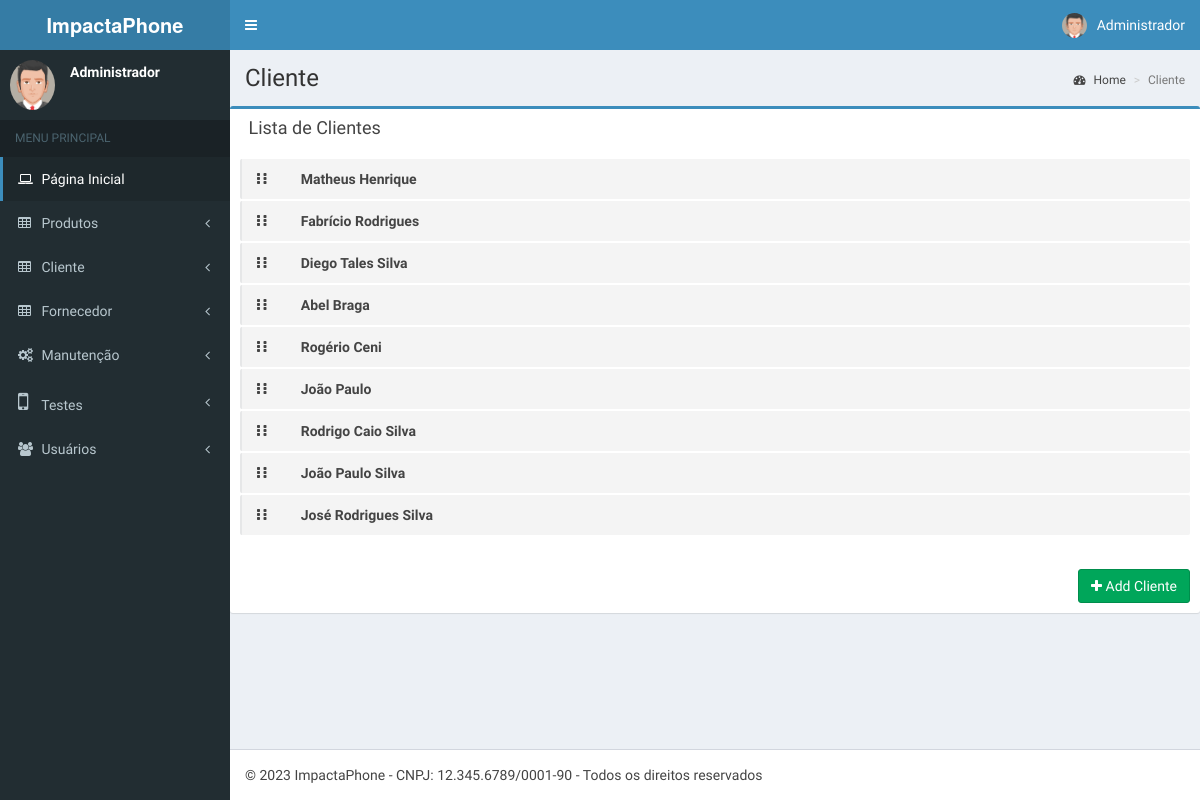
/interface/cliente/index.php (signed in), run on the app's committed database.
### tables this page shows
CREATE TABLE IF NOT EXISTS `cliente` (
  `idCliente` int NOT NULL AUTO_INCREMENT,
  `NomeCliente` varchar(100) NOT NULL,
  `EmailCliente` varchar(100) NOT NULL,
  `cpfCliente` text NOT NULL,
  `pedCliente` varchar(100) NOT NULL,
  `telCliente` varchar(100) NOT NULL,
  `statusCliente` int NOT NULL,
  `Usuario_idUsuario` int NOT NULL,
  `dataRegCliente` timestamp NOT NULL DEFAULT CURRENT_TIMESTAMP,
  PRIMARY KEY (`idCliente`)
);

### App/Models/connect.php (called while the page is built, shortened)
<?php
class Connect{
	var $localhost = "localhost";
	var $root = "root";
	var $passwd = "";
	public function __construct()
	{
		$this->SQL = mysqli_connect($this->localhost, $this->root, $this->passwd);
	}
}

### App/Models/cliente.class.php (the view, shortened to what this page needs)
<?php
require_once 'connect.php';
class Cliente extends Connect{
	function index($value, $perm){
     		$this->query = "SELECT * FROM `cliente` WHERE `statusCliente` = '$value'";
     		$this->result = mysqli_query($this->SQL, $this->query) or die ( mysqli_error($this->SQL));
     		if($this->result){
     			while ($row = mysqli_fetch_array($this->result)) {
             echo '<li>
                          <span class="handle">
                            <i class="fa fa-ellipsis-v"></i>
                            <i class="fa fa-ellipsis-v"></i>
                          </span>
                    <form class="label" name="ativ'.$row['idCliente'].'" action="../../App/Database/action.php" method="post">
                    <input type="hidden" name="id" id="id" value="'.$row['idCliente'].'">
                    <input type="hidden" name="tabela" id="tabela" value="cliente"></form>';
                    echo '
    <span class="text"> '.$row['NomeCliente'].' </span>
                      <div class="tools right">
                      <a href="editcliente.php?id='.$row['idCliente'].'"><i class="fa fa-edit"></i></a>
                    <a href="" data-toggle="modal" data-target="#myModal'.$row['idCliente'].'">';
                    echo '</a> </div>
    <div class="modal fade" id="myModal'.$row['idCliente'].'" tabindex="-1" role="dialog" aria-labelledby="myModalLabel">
    <form id="delFab'.$row['idCliente'].'" name="delFab'.$row['idCliente'].'" action="../../App/Database/delcliente.php" method="post" style="color:#000;">
      <div class="modal-dialog" role="document">
        <div class="modal-content">
          <div class="modal-header">
            <button type="button" class="close" data-dismiss="modal" aria-label="Close"><span aria-hidden="true">&times;</span></button>
            <h4 class="modal-title" id="myModalLabel">Você tem certeza que deseja excluir este item?</h4>
          </div>
          <div class="modal-body">
            Nome: '.$row['NomeCliente'].'
          </div>
          <input type="hidden" id="idCliente" name="idCliente" value="'.$row['idCliente'].'">
          <div class="modal-footer">
            <button type="submit" value="Cancelar" class="btn btn-default">Não</button>
            <button type="submit" name="update" value="Cadastrar" class="btn btn-primary">Sim</button>
          </div>
        </div>
      </div>
    </form>
    </div>
    </li>';
           }
     		}
   	}
}

### data on the page
cliente: NomeCliente "Matheus Henrique"
cliente: NomeCliente "Fabrício Rodrigues"
cliente: NomeCliente "Diego Tales Silva"
cliente: NomeCliente "Abel Braga"
cliente: NomeCliente "Rogério Ceni"
cliente: NomeCliente "João Paulo"
cliente: NomeCliente "Rodrigo Caio Silva"
cliente: NomeCliente "João Paulo Silva"
cliente: NomeCliente "José Rodrigues Silva"

### other printed values
$usuario "Administrador"
